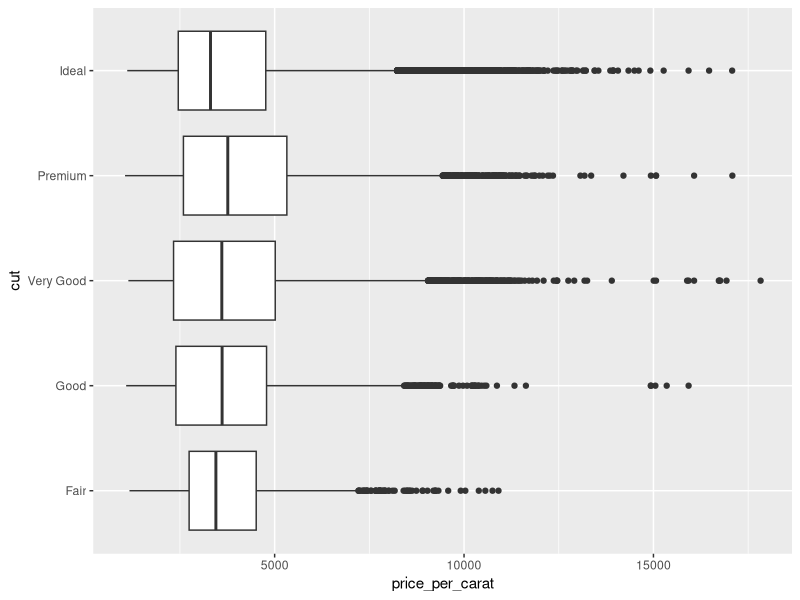
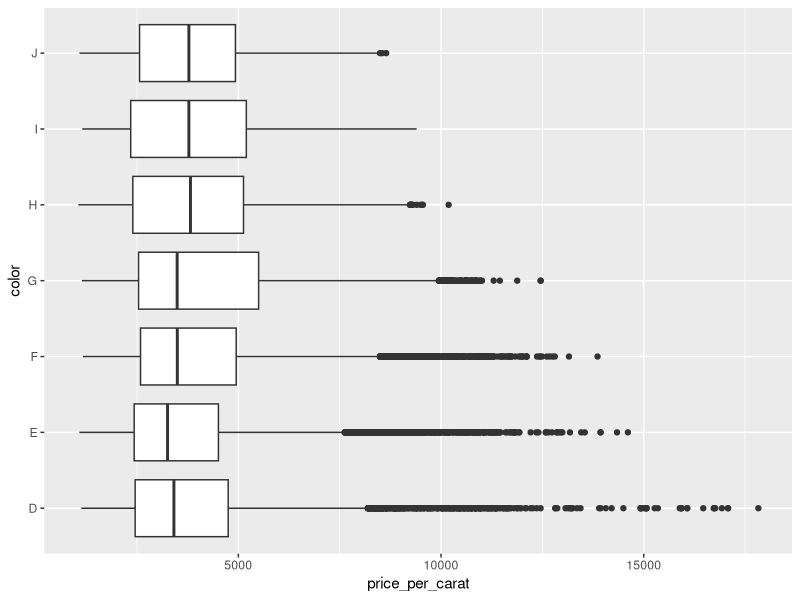
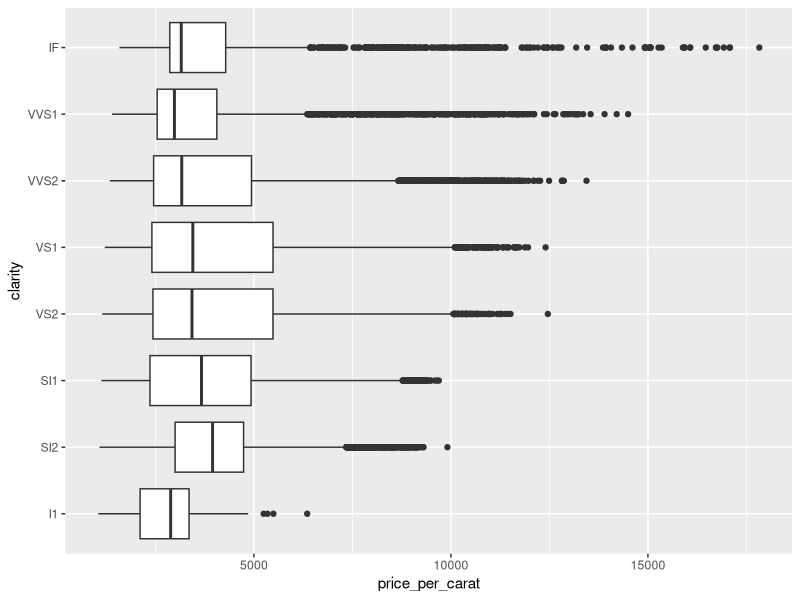
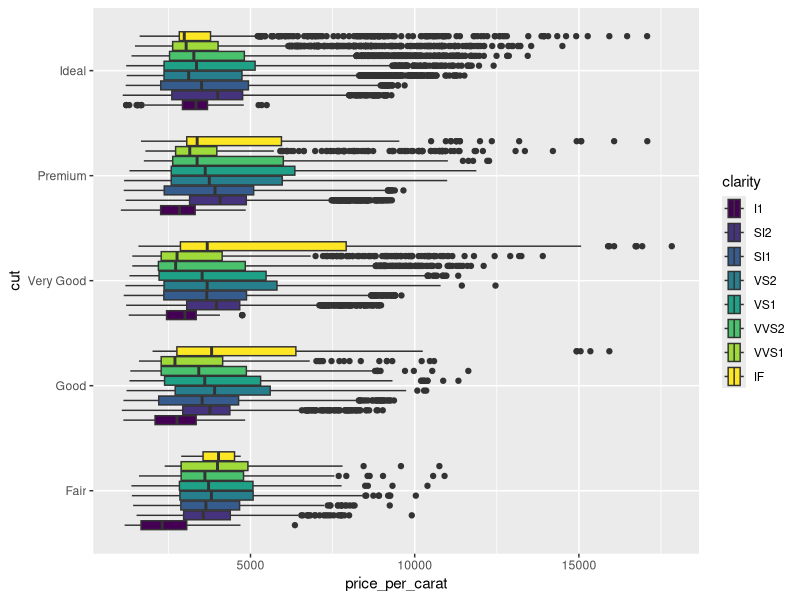
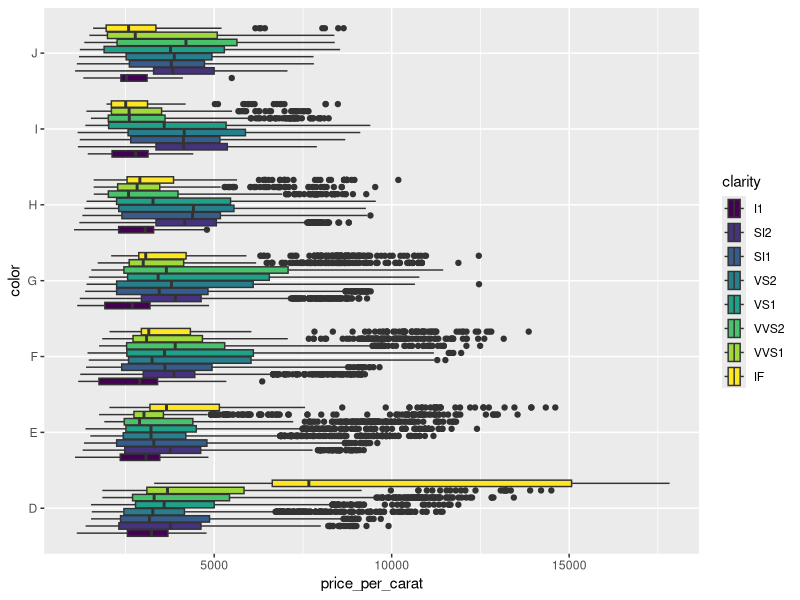

These charts were generated, in order, by the following R code:
library(tidyverse)

explore <- diamonds %>% glimpse()

summary(explore)

explore <- explore %>%
  mutate(price_per_carat = price / carat) %>%
  glimpse()

p <- ggplot(explore, aes(x = price_per_carat, y = cut)) +
  geom_boxplot()
p

p <- ggplot(explore, aes(x = price_per_carat, y = color)) +
  geom_boxplot()
p

p <- ggplot(explore, aes(x = price_per_carat, y = clarity)) +
  geom_boxplot()
p

p <- ggplot(explore, aes(x = price_per_carat, y = cut, fill = clarity)) +
  geom_boxplot()
p #there's way too much information on this one. Absolute mess.

p <- ggplot(explore, aes(x = price_per_carat, y = color, fill = clarity)) +
  geom_boxplot()
p #this is the one. Some interesting things here.

